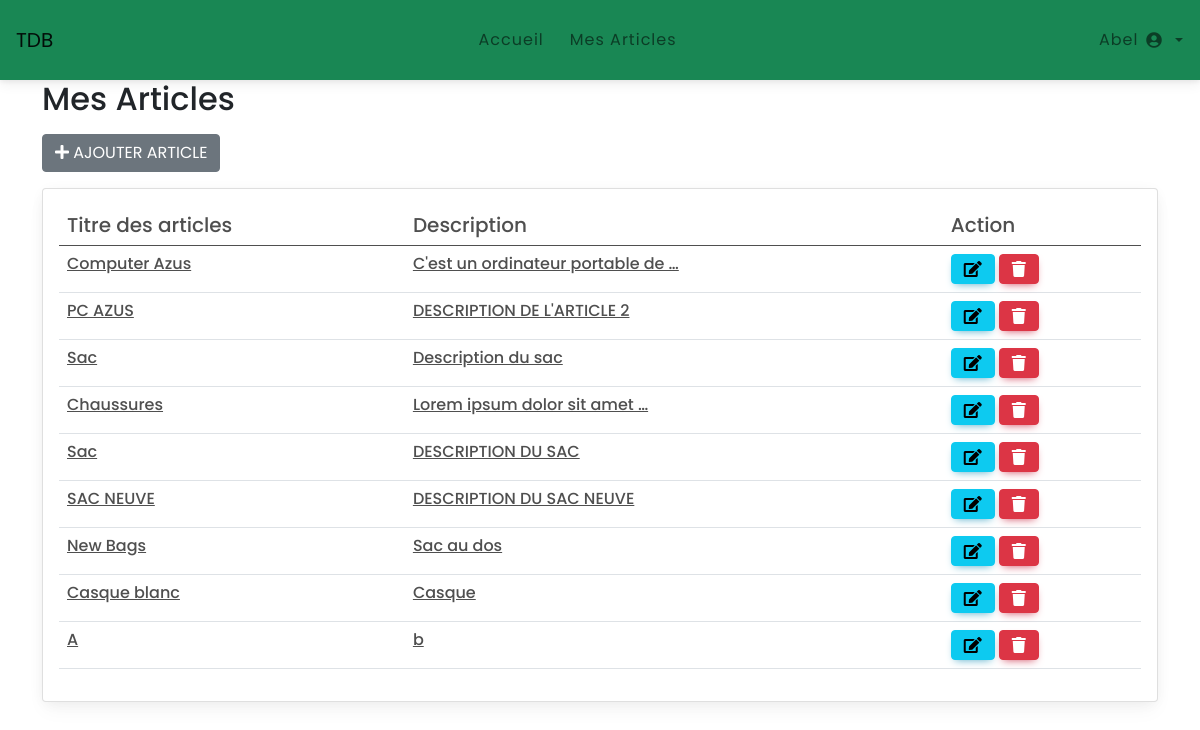
/blog/administration/user_articles/ (signed in), run on an earlier commit of the app's database.
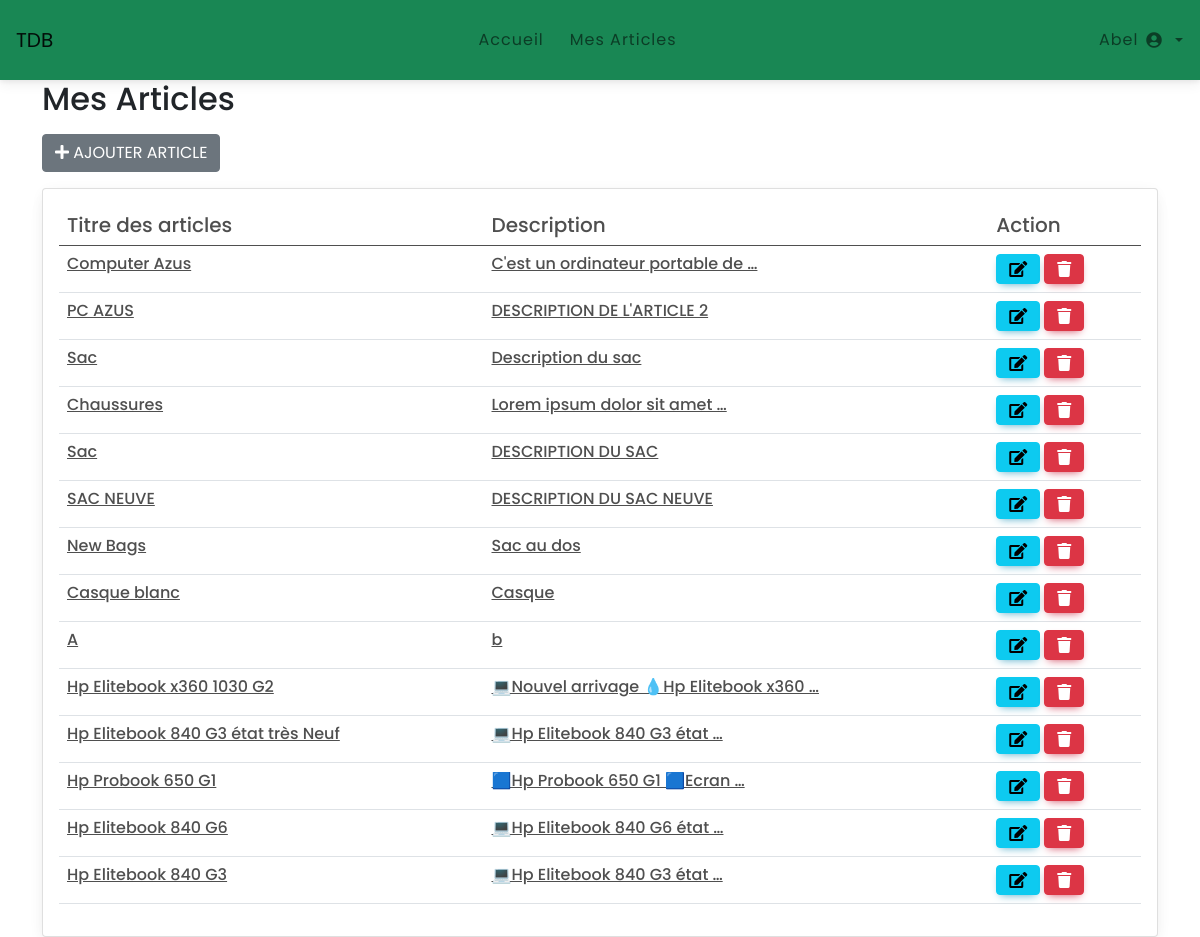
And on a later commit of the database.
### blog/models.py (models this page shows, shortened)
class Article(models.Model):
    user=models.ForeignKey(User,on_delete=models.CASCADE,null=True)
    title=models.CharField(max_length=50)
    categorie=models.ForeignKey(Category,on_delete=models.CASCADE)
    description=models.TextField()
    image=models.ImageField(null=True ,blank=True)
    created_at=models.DateTimeField(auto_now_add=True)
    updated_at=models.DateTimeField(auto_now=True)

### app_admin/views.py (the view)
# urls.py: path('user_articles/',views.user_articles , name="mes_articles"),
@login_required
def user_articles(request):
    has_perm = request.user.has_perm("blog.delete_article")
    mes_articles_user = Article.objects.filter(user=request.user)
    return render(request, "app_admin/mes_articles.html", {"mes_articles_user":mes_articles_user, "has_perm":has_perm})

### app_admin/templates/app_admin/mes_articles.html
{% extends 'app_admin/base.html' %}
{% block content %}
<div class="container">
    <div class="row">
        <div class="col-md-12"><h2> Mes Articles</h2></div>
        <div class="col-md-12 p-10">
            <a href="{% url 'app_admin:Add_articles' %}" class="btn btn-secondary float-right mt-2"><i class="fas fa-plus"></i> Ajouter article</a>
        </div>
        <div class="col-md-12">
            {% if mes_articles_user %}
            <div class="card mt-3">
                <div class="card-body">
                    <table class="table table-hover">
                        <thead>
                            <tr>
                                <th class="h5">Titre des articles</th>
                                <th class="h5">Description</th>
                                <th class="h5">Action</th>
                            </tr>
                        </thead>
                        <tbody>
                            {% for article in mes_articles_user %}
                            <tr>
                                <td><a href="" class="h6">{{ article.title }}</a></td>
                                <td><a href="" class="h6"> {{ article.description | truncatewords:5 }}</a></td>
                                <td>
                                    <a href="{% url 'app_admin:update_article' article.id %}" class="btn btn-info"><i class="fas fa-edit"></i></a>
                                    {% if has_perm %}
                                    <a href="{% url 'app_admin:delete_article' article.id %}" class="btn btn-danger"><i class="fas fa-trash"></i></a>
                                    {% endif %}
                                </td>
                            </tr>
                            {% endfor %}
                        </tbody>
                    </table>
                </div>
            </div>
            {% else %}
            <p>Vous n'avez aucun articles</p>
            {% endif %}
        </div>
    </div>
</div>
{% endblock %}

What changed in the data, as far as the page shows it:
added Article: title "Hp Elitebook x360 1030 G2", description "💻Nouvel arrivage 💧Hp Elitebook x360 …"
added Article: title "Hp Elitebook 840 G3 état très Neuf", description "💻Hp Elitebook 840 G3 état …"
added Article: title "Hp Probook 650 G1", description "🟦Hp Probook 650 G1 🟦Ecran …"
added Article: title "Hp Elitebook 840 G6", description "💻Hp Elitebook 840 G6 état …"
added Article: title "Hp Elitebook 840 G3", description "💻Hp Elitebook 840 G3 état …"
